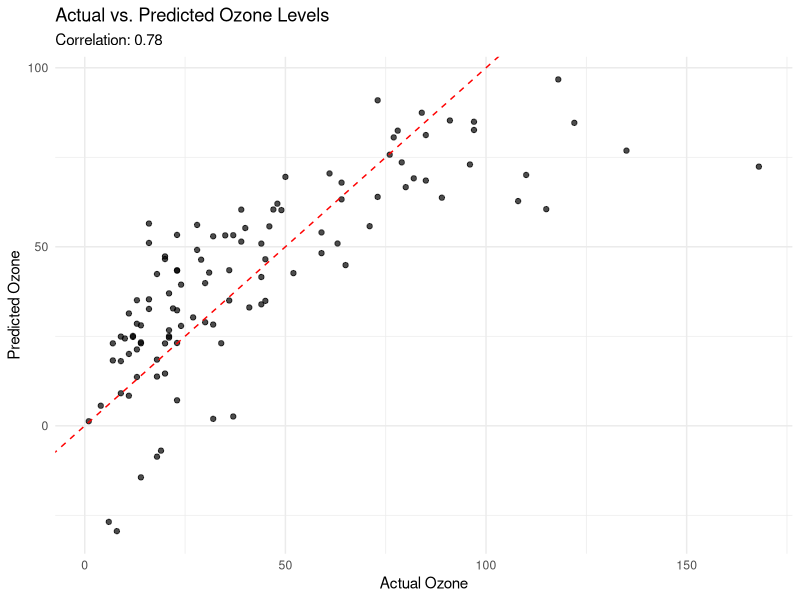
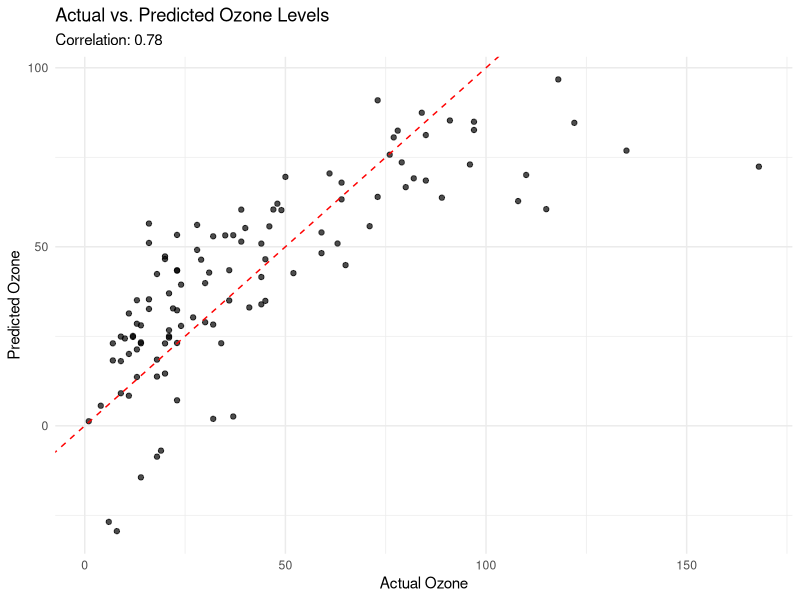

R code for these plots, in order:
## ---- chunk 1

library(tidyverse)
library(broom)
library(ggplot2)


knitr::opts_chunk$set(echo = TRUE, message = FALSE, warning = FALSE)
## ---- chunk 2

data("airquality")


cleaned_data <- airquality %>% drop_na(Ozone)
## ---- chunk 3

ozone_model <- lm(Ozone ~ Solar.R + Wind + Temp, data = cleaned_data)


r_squared <- summary(ozone_model)$r.squared


cat("The R² value is", round(r_squared, 2), "indicating that", 
    round(r_squared * 100, 1), "% of the variation in Ozone levels is explained 
    by Solar Radiation, Wind, and Temperature.\n")
## ---- chunk 4

augmented_data <- augment(ozone_model)
## ---- chunk 5

correlation <- cor(augmented_data$Ozone, augmented_data$.fitted, use = "complete.obs")


ggplot(augmented_data, aes(x = Ozone, y = .fitted)) +
  geom_point(alpha = 0.7) +
  geom_abline(intercept = 0, slope = 1, color = "red", linetype = "dashed") +
  labs(
    title = "Actual vs. Predicted Ozone Levels",
    x = "Actual Ozone",
    y = "Predicted Ozone",
    subtitle = paste("Correlation:", round(correlation, 2))
  ) +
  theme_minimal()
## ---- chunk 6

if (!dir.exists("img")) {
  dir.create("img")
}


ggsave("img/actual_vs_predicted_ozone.png", width = 8, height = 6)

